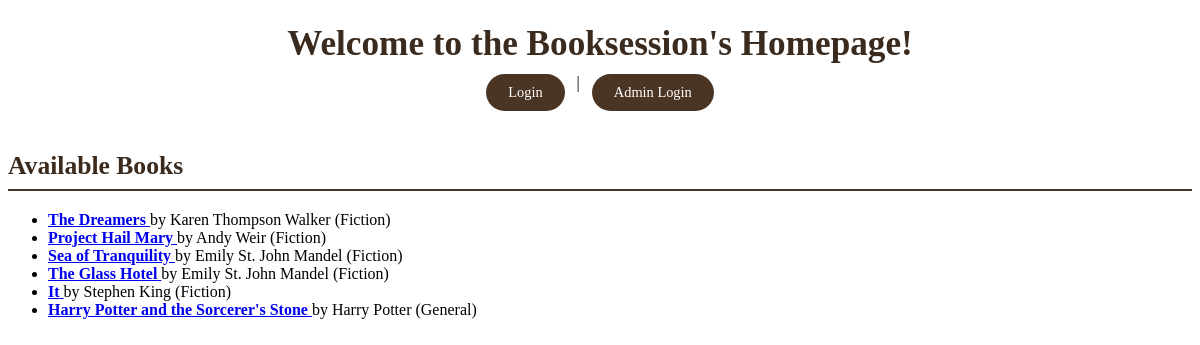
/index/, run on an earlier commit of the app's database.
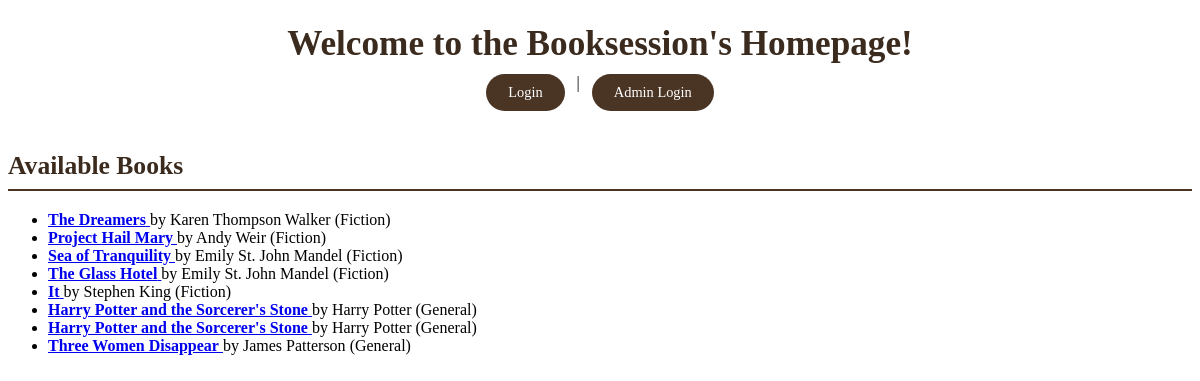
And on a later commit of the database.
### catalog/models.py (models this page shows, shortened)
class Book(models.Model):
    book_id = models.AutoField(primary_key=True)
    title = models.CharField(max_length=255)
    author = models.CharField(max_length=255)
    genre = models.CharField(max_length=100, blank=True, null=True)
    publisher = models.CharField(max_length=255, blank=True, null=True)
    year = models.IntegerField(blank=True, null=True)
    isbn = models.CharField(max_length=20, blank=True, null=True)
    story = models.TextField(blank=True, null=True)
    cover_image_url = models.URLField(blank=True, null=True)
    added_by = models.ForeignKey(User, on_delete=models.SET_NULL, null=True)
    created_at = models.DateTimeField(auto_now_add=True)

### catalog/views.py (the view)
# urls.py: path('index/', views.index, name='index'),
def index(request):
    books = Book.objects.all()
    return render(request, 'catalog/index.html', {'books': books})

### catalog/templates/catalog/index.html (shortened to what this page needs)
<!DOCTYPE html>
<html lang="en">
<head>
    {% load static %}
    <link rel="stylesheet" href="{% static 'catalog/style.css' %}">
</head>
<body>
    <h1>Welcome to the Booksession's Homepage!</h1>
  <nav>
    {% if user.is_authenticated %}
        <a href="{% url 'book_catalog' %}">Browse Catalog</a> |
        <a href="{% url 'collections' %}">My Collections</a> |
        <a href="{% url 'search_google_books' %}">🔍 Search & Add New Book</a> |
        <a href="{% url 'user_profile' %}">Profile</a> |
        <a href="{% url 'logout' %}">Logout</a>
    {% else %}
        <a href="{% url 'user_login' %}">Login</a> |
        <a href="{% url 'admin_login' %}">Admin Login</a>
    {% endif %}
  </nav>
    <h2>Available Books</h2>
    <ul>
       {% for book in books %}
        <li>
            <a href="{% url 'book_detail' book.pk %}">
                <strong>{{ book.title }}</strong>
            </a>
            by {{ book.author }} ({{ book.genre }})
        </li>
    {% empty %}
        <li>No books available yet.</li>
    {% endfor %}
    </ul>
</body>
</html>

What changed in the data, as far as the page shows it:
added Book: title "Harry Potter and the Sorcerer's Stone", author "Harry Potter", genre "General"
added Book: title "Three Women Disappear", author "James Patterson", genre "General"
